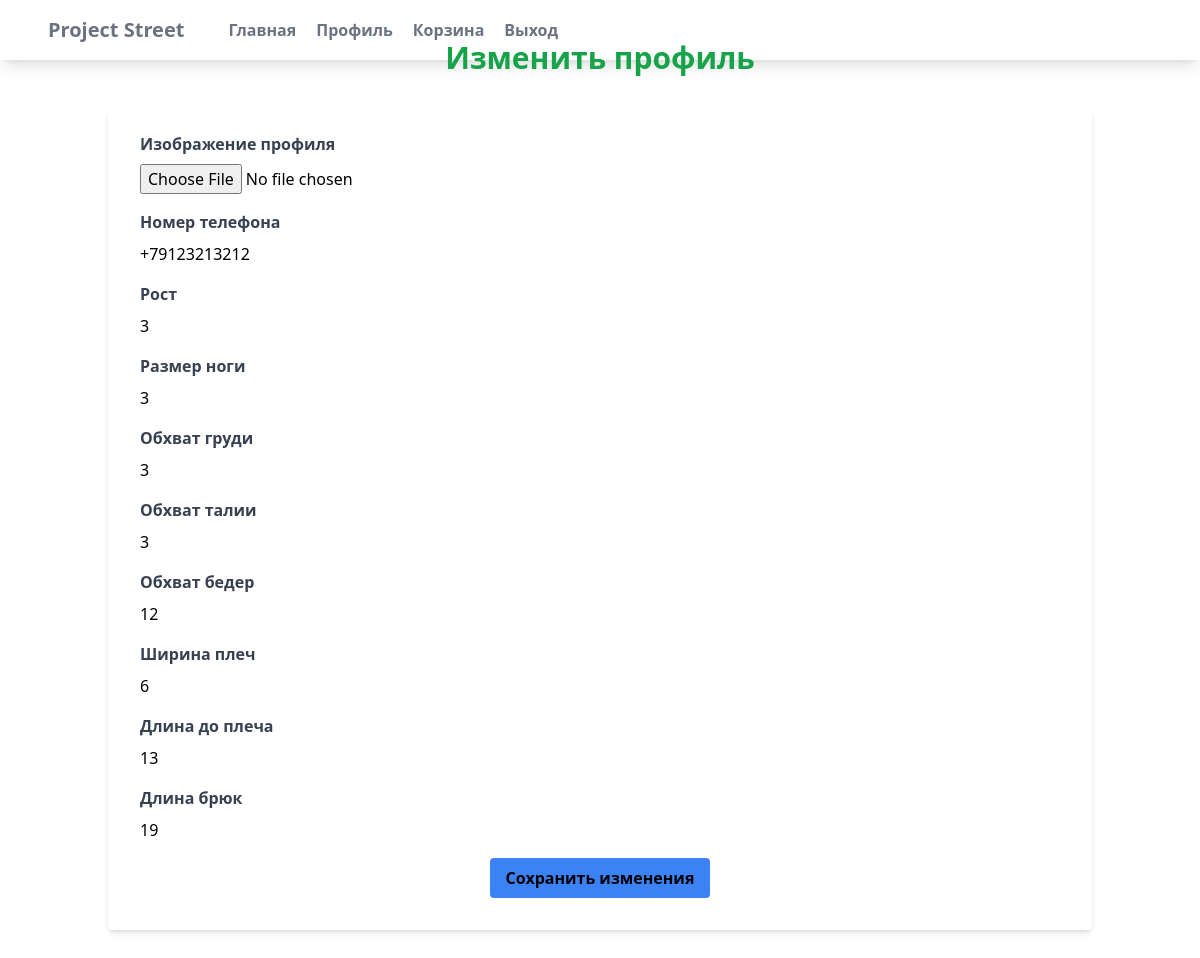
/users/edit_profile/ (signed in), run on an earlier commit of the app's database.
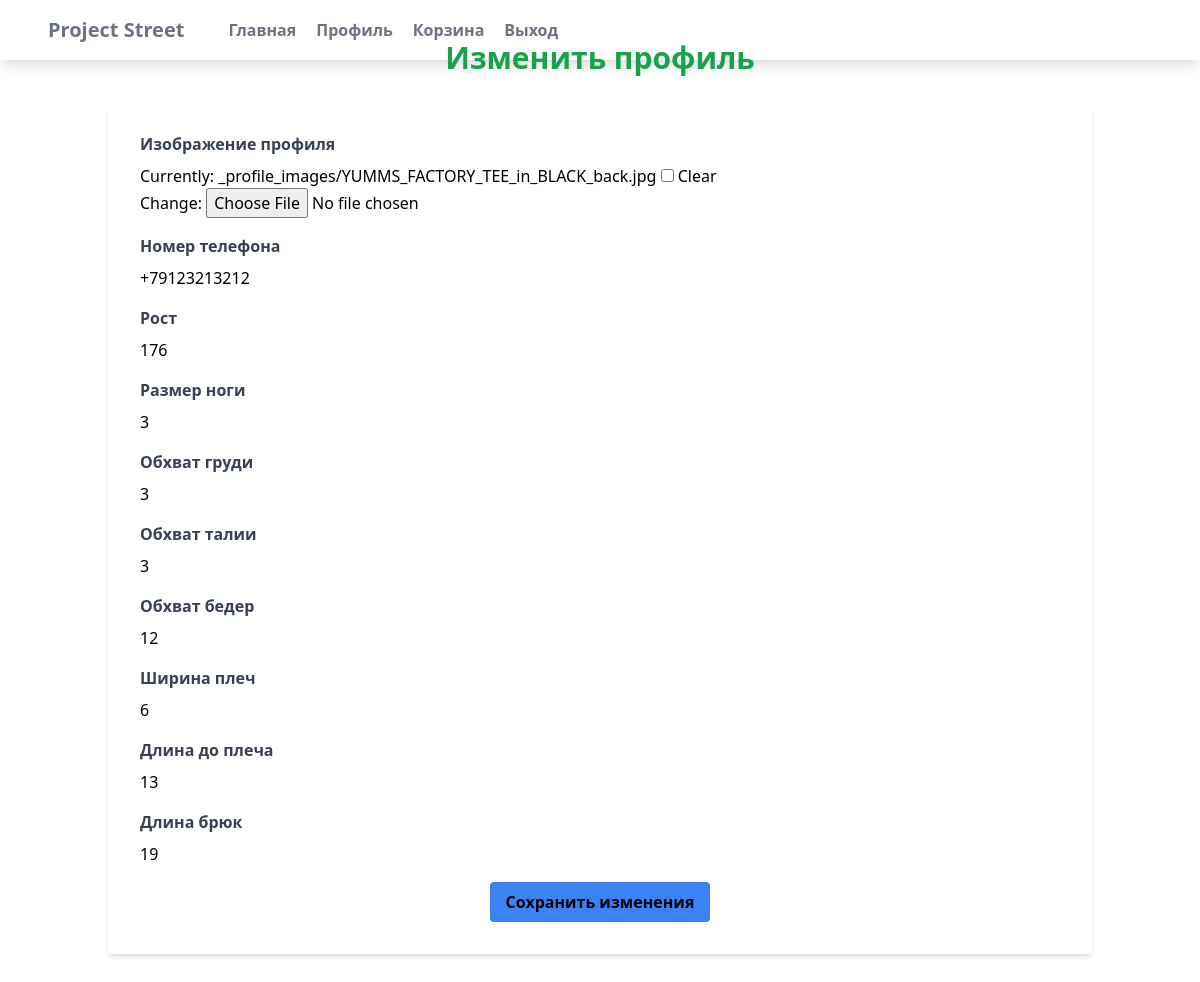
And on a later commit of the database.
### users/models.py (models this page shows, shortened)
class Profile(models.Model):
    user = models.OneToOneField(settings.AUTH_USER_MODEL, on_delete=models.CASCADE)
    image = models.ImageField(blank=True, upload_to='_profile_images')
    contact_number = models.CharField(max_length=30, default='+79123213212')
    height = models.IntegerField(blank=True, null=True)
    foot_size = models.IntegerField(blank=True, null=True)
    chest_circumference = models.IntegerField(blank=True, null=True) # обхват груди
    waist_circumference = models.IntegerField(blank=True, null=True) # обхват талии
    hip_girth = models.IntegerField(blank=True, null=True) # обхват бедер
    shoulder_width = models.IntegerField(blank=True, null=True) # ширина плеч
    length_shoulder = models.IntegerField(blank=True, null=True) # длина рукова от плеча
    pants_length = models.IntegerField(blank=True, null=True) # длина штанов

### users/views.py (the view)
# urls.py: path('edit_profile/', edit_profile, name='edit_profile'),
@login_required
def edit_profile(request):
    user = request.user
    try:
        profile = Profile.objects.get(user=user)
    except Profile.DoesNotExist:
        profile = None
    if request.method == 'POST':
        form = ProfileForm(request.POST, request.FILES, instance=profile)
        if form.is_valid():
            form.save()
            return redirect('users:profile')  # Перенаправление на страницу профиля после успешного сохранения
    else:
        form = ProfileForm(instance=profile)
    return render(request, 'users/edit_profile.html', {'form': form})

### users/forms.py
class ProfileForm(forms.ModelForm):
    class Meta:
        model = Profile
        fields = ['image', 'contact_number', 'height', 'foot_size', 'chest_circumference', 'waist_circumference', 'hip_girth', 'shoulder_width', 'length_shoulder', 'pants_length']

### users/templates/users/edit_profile.html (shortened to what this page needs)
{% extends 'myapp/base.html' %}
{% block content %}
<div class="container mx-auto p-5">
    <h1 class="text-3xl font-bold text-center mb-8 text-green-600">Изменить профиль</h1>
    <form class="bg-white shadow-md rounded px-8 pt-6 pb-8 mb-4" method="post" enctype="multipart/form-data">
        <div class="mb-4">
            <label class="block text-gray-700 text-md font-bold mb-2" for="id_image">Изображение профиля</label>
            {{ form.image }}
        </div>
        <div class="mb-4">
            <label class="block text-gray-700 text-md font-bold mb-2" for="id_contact_number">Номер телефона</label>
            {{ form.contact_number }}
        </div>
        <div class="mb-4">
            <label class="block text-gray-700 text-md font-bold mb-2" for="id_height">Рост</label>
            {{ form.height }}
        </div>
        <div class="mb-4">
            <label class="block text-gray-700 text-md font-bold mb-2" for="id_foot_size">Размер ноги</label>
            {{ form.foot_size }}
        </div>
        <div class="mb-4">
            <label class="block text-gray-700 text-md font-bold mb-2" for="id_chest_circumference">Обхват груди</label>
            {{ form.chest_circumference }}
        </div>
        <div class="mb-4">
            <label class="block text-gray-700 text-md font-bold mb-2" for="id_waist_circumference">Обхват талии</label>
            {{ form.waist_circumference }}
        </div>
        <div class="mb-4">
            <label class="block text-gray-700 text-md font-bold mb-2" for="id_hip_girth">Обхват бедер</label>
            {{ form.hip_girth }}
        </div>
        <div class="mb-4">
            <label class="block text-gray-700 text-md font-bold mb-2" for="id_shoulder_width">Ширина плеч</label>
            {{ form.shoulder_width }}
        </div>
        <div class="mb-4">
            <label class="block text-gray-700 text-md font-bold mb-2" for="id_length_shoulder">Длина до плеча</label>
            {{ form.length_shoulder }}
        </div>
        <div class="mb-4">
            <label class="block text-gray-700 text-md font-bold mb-2" for="id_pants_length">Длина брюк</label>
            {{ form.pants_length }}
        </div>
        <div class="text-center">
            <button class="bg-blue-500 hover:bg-blue-700 text-black font-bold py-2 px-4 rounded focus:outline-none focus:shadow-outline" type="submit">
                Сохранить изменения
            </button>
        </div>
    </form>
</div>
{% endblock content %}

What changed in the data, as far as the page shows it:
changed Profile: height "3" → "176"
Also different on the page:
form field image: (not shown) → "☐"
text now shown: "Currently: _profile_images/YUMMS_FACTORY_TEE_in_BLACK_back.jpg Clear Change:"
